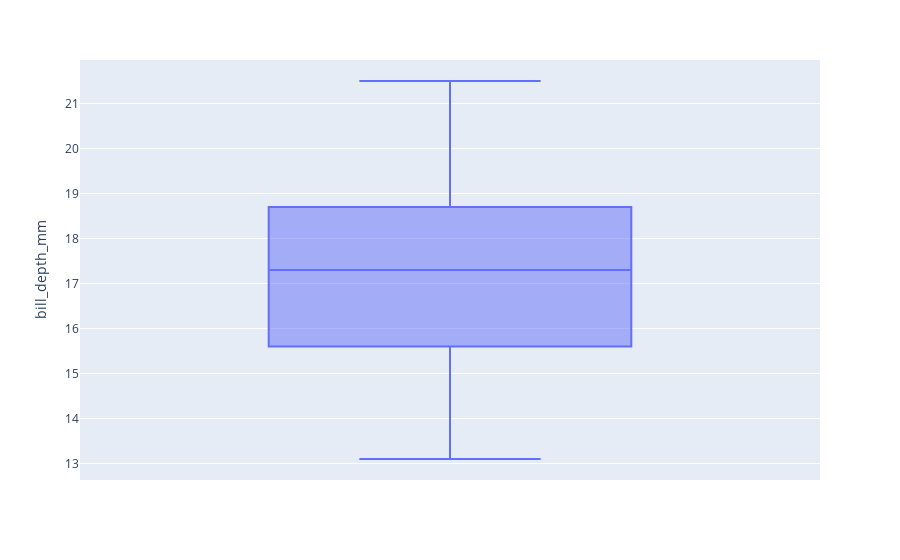

Source (notebook cell):
### Code cell
import plotly.express as px
fig = px.box(df, y="bill_depth_mm")
fig.show()

### Figure 1 — Plotly figure (JSON) as saved in the notebook; plotly's stock layout.template omitted (floating-point values rounded to 4 significant figures; data arrays with more than 128 entries replaced by an {"elided": "..."} marker saying what was removed)
{"data": [{"alignmentgroup": "True", "hovertemplate": "bill_depth_mm=%{y}<extra></extra>", "legendgroup": "", "marker": {"color": "#636efa"}, "name": "", "notched": false, "offsetgroup": "", "orientation": "v", "showlegend": false, "type": "box", "x0": " ", "xaxis": "x", "y": {"elided": "344 float values"}, "y0": " ", "yaxis": "y"}], "layout": {"boxmode": "group", "legend": {"tracegroupgap": 0}, "margin": {"t": 60}, "xaxis": {"anchor": "y", "domain": [0, 1]}, "yaxis": {"anchor": "x", "domain": [0, 1], "title": {"text": "bill_depth_mm"}}}}
